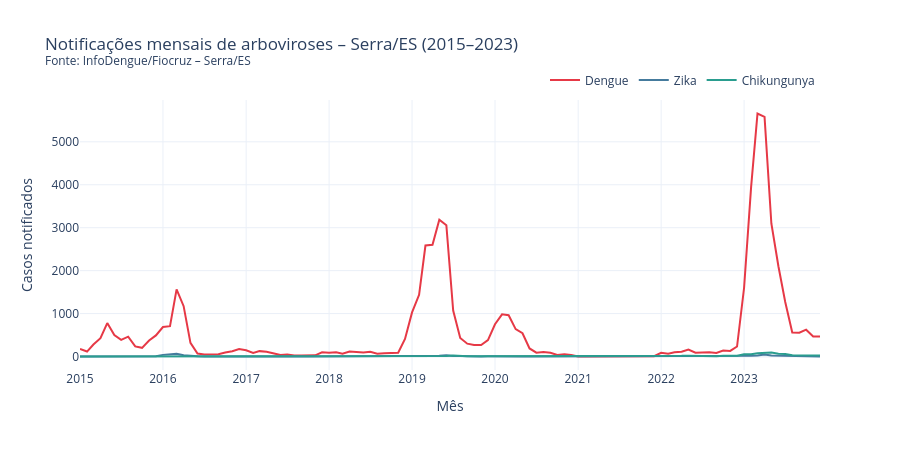

Notebook code for this chart:
### Markdown cell above
---
## Seção 4 · Séries temporais brutas (Plotly interativo)

### Code cell
fig = go.Figure()
for doenca, cor in CORES.items():
    d = df_casos[df_casos['doenca'] == doenca].sort_values('data')
    fig.add_trace(go.Scatter(
        x=d['data'], y=d['casos'],
        mode='lines', name=doenca,
        line=dict(color=cor, width=2),
        hovertemplate='%{x|%b/%Y}<br>Casos: %{y}<extra>' + doenca + '</extra>'
    ))

fig.update_layout(
    title='Notificações mensais de arboviroses – Serra/ES (2015–2023)' + SUFIXO_TITULO,
    xaxis_title='Mês', yaxis_title='Casos notificados',
    hovermode='x unified', template='plotly_white',
    legend=dict(orientation='h', yanchor='bottom', y=1.02, xanchor='right', x=1),
    height=450
)
fig.show()
